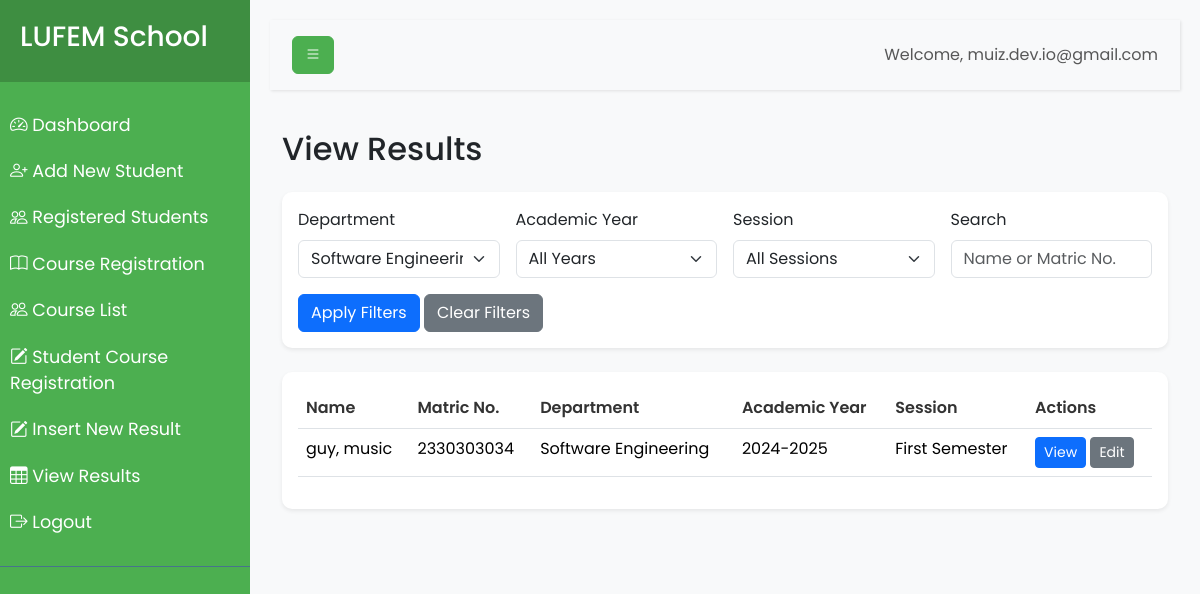
/dashboard/view_result.php?department_id=3 (signed in), run on the app's committed database.
### tables this page shows
CREATE TABLE `Students` (
  `student_id` int(11) NOT NULL,
  `matriculation_number` varchar(20) NOT NULL,
  `first_name` varchar(50) NOT NULL,
  `last_name` varchar(50) NOT NULL,
  `department_id` int(11) NOT NULL,
  `gender` enum('Male','Female','Other') NOT NULL,
  `class` enum('ND1','ND2','HND1','HND2') NOT NULL,
  `academic_year_id` int(11) NOT NULL,
  `session_id` int(11) NOT NULL,
  `password` varchar(255) NOT NULL
);

CREATE TABLE `Departments` (
  `department_id` int(11) NOT NULL,
  `department_name` varchar(100) NOT NULL
);

### db.php (called while the page is built, shortened)
<?php
$host = 'localhost';
$dbname = 'lf';
$username = 'root';
$password = '';
try {
    $conn = new mysqli($host, $username, $password, $dbname);
} catch (Exception $e) {
    die("Database connection failed: " . $e->getMessage());
}
function executeQuery($sql, $params = []) {
    global $conn;
    $stmt = $conn->prepare($sql);
    if (!empty($params)) {
        $types = str_repeat('s', count($params));
        $stmt->bind_param($types, ...$params);
    }
    $stmt->execute();
    return $stmt;
}
function fetchAll($sql, $params = []) {
    $stmt = executeQuery($sql, $params);
    $result = $stmt->get_result();
    return $result->fetch_all(MYSQLI_ASSOC);
}

### dashboard/view_result.php (the view, shortened to what this page needs)
<?php
require_once '../db.php';
$departments = fetchAll("SELECT * FROM Departments ORDER BY department_name");
$filters = [
    'department_id' => $_GET['department_id'] ?? '',
    'academic_year_id' => $_GET['academic_year_id'] ?? '',
    'session_id' => $_GET['session_id'] ?? '',
    'search' => $_GET['search'] ?? '',
];
$page = isset($_GET['page']) ? (int)$_GET['page'] : 1;
$limit = 10;
$offset = ($page - 1) * $limit;
$query = "SELECT DISTINCT s.student_id, s.first_name, s.last_name, s.matriculation_number,
               d.department_name, ay.academic_year, sess.session_name
        FROM Students s
        JOIN Departments d ON s.department_id = d.department_id
        JOIN Results r ON s.student_id = r.student_id
        JOIN AcademicYears ay ON r.academic_year_id = ay.academic_year_id
        JOIN Sessions sess ON r.session_id = sess.session_id
        WHERE 1=1";
$params = [];
if (!empty($filters['department_id'])) {
    $query .= " AND s.department_id = ?";
    $params[] = $filters['department_id'];
}
$query .= " ORDER BY s.last_name, s.first_name";
$query .= " LIMIT ? OFFSET ?";
$params[] = $limit;
$params[] = $offset;
$results = fetchAll($query, $params);
?>
<!DOCTYPE html>
<html lang="en">
<head>
    <link href="https://cdn.jsdelivr.net/npm/bootstrap@5.3.3/dist/css/bootstrap.min.css" rel="stylesheet">
    <link href="https://cdn.jsdelivr.net/npm/bootstrap-icons@1.7.2/font/bootstrap-icons.css" rel="stylesheet">
    <link rel="stylesheet" href="../css/dashboard.css">
</head>
<body>
    <div class="wrapper">
        <?php include 'sidebar.php'; ?>
        <div id="content">
            <?php include 'navbar.php'; ?>
            <div class="container-fluid mt-4">
                <h2 class="mb-4">View Results</h2>
                <div class="card shadow-sm mb-4">
                    <div class="card-body">
                        <form id="filterForm" method="GET" class="row g-3">
                            <div class="col-md-3">
                                <label for="department" class="form-label">Department</label>
                                <select class="form-select" id="department" name="department_id">
                                    <?php foreach ($departments as $dept): ?>
                                        <option value="<?php echo $dept['department_id']; ?>" <?php echo $filters['department_id'] == $dept['department_id'] ? 'selected' : ''; ?>>
                                            <?php echo htmlspecialchars($dept['department_name']); ?>
                                        </option>
                                    <?php endforeach; ?>
                                </select>
                            </div>
                            <div class="col-md-3">
                                <label for="academicYear" class="form-label">Academic Year</label>
                                <select class="form-select" id="academicYear" name="academic_year_id">
                                    <option value="">All Years</option>
                                </select>
                            </div>
                            <div class="col-md-3">
                                <label for="session" class="form-label">Session</label>
                                <select class="form-select" id="session" name="session_id">
                                    <option value="">All Sessions</option>
                                </select>
                            </div>
                            <div class="col-md-3">
                                <label for="search" class="form-label">Search</label>
                                <input type="text" class="form-control" id="search" name="search" value="<?php echo htmlspecialchars($filters['search']); ?>" placeholder="Name or Matric No.">
                            </div>
                            <div class="col-12">
                                <button type="submit" class="btn btn-primary">Apply Filters</button>
                                <a href="view_result.php" class="btn btn-secondary">Clear Filters</a>
                            </div>
                        </form>
                    </div>
                </div>
                <div class="card shadow-sm">
                    <div class="card-body">
                        <div class="table-responsive">
                            <table class="table table-hover">
                                <thead>
                                    <tr>
                                        <th>Name</th>
                                        <th>Matric No.</th>
                                        <th>Department</th>
                                        <th>Academic Year</th>
                                        <th>Session</th>
                                        <th>Actions</th>
                                    </tr>
                                </thead>
                                <tbody>
                                    <?php foreach ($results as $result): ?>
                                        <tr>
                                            <td><?php echo htmlspecialchars($result['last_name'] . ', ' . $result['first_name']); ?></td>
                                            <td><?php echo htmlspecialchars($result['matriculation_number']); ?></td>
                                            <td><?php echo htmlspecialchars($result['department_name']); ?></td>
                                            <td><?php echo htmlspecialchars($result['academic_year']); ?></td>
                                            <td><?php echo htmlspecialchars($result['session_name']); ?></td>
                                            <td class="action-buttons">
                                                <button class="btn btn-sm btn-primary view-result" data-student-id="<?php echo $result['student_id']; ?>" data-academic-year="<?php echo $result['academic_year']; ?>" data-session="<?php echo $result['session_name']; ?>">View</button>
                                                <button class="btn btn-sm btn-secondary edit-result" data-student-id="<?php echo $result['student_id']; ?>" data-academic-year="<?php echo $result['academic_year']; ?>" data-session="<?php echo $result['session_name']; ?>">Edit</button>
                                            </td>
                                        </tr>
                                    <?php endforeach; ?>
                                </tbody>
                            </table>
                        </div>
                    </div>
                </div>
            </div>
        </div>
    </div>
</body>
</html>

### css/dashboard.css (style rules this page uses)
body { font-family: 'Poppins', sans-serif; background-color: #f8f9fa; }
.wrapper { display: flex; width: 100%; align-items: stretch; }
#content { width: 100%; padding: 20px; min-height: 100vh; transition: all 0.3s; }
.card { border: none; border-radius: 10px; box-shadow: 0 2px 4px rgba(0,0,0,0.1); margin-bottom: 20px; }
.table th { font-weight: 600; color: #333; }

### dashboard/view_result.php (style rules this page uses)
.table-responsive { overflow-x: auto; }
.action-buttons .btn { padding: 0.25rem 0.5rem; font-size: 0.875rem; }

### data on the page
students: last_name+first_name "guy, music", matriculation_number "2330303034", department.department_name "Software Engineering", academic_year "2024-2025", session_name "First Semester"

### other printed values
$_SESSION['admin_username'] "muiz.dev.io@gmail.com"
form field department_id "Software Engineering"
